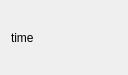
<?xml version="1.0" encoding="UTF-8"?>
<ui version="4.0">
 <class>dateLabel</class>
 <widget class="QWidget" name="dateLabel">
  <property name="geometry">
   <rect>
    <x>0</x>
    <y>0</y>
    <width>128</width>
    <height>75</height>
   </rect>
  </property>
  <property name="windowTitle">
   <string>Form</string>
  </property>
  <layout class="QVBoxLayout" name="verticalLayout">
   <item>
    <widget class="QLabel" name="label">
     <property name="text">
      <string>time</string>
     </property>
    </widget>
   </item>
  </layout>
 </widget>
 <resources/>
 <connections/>
</ui>
